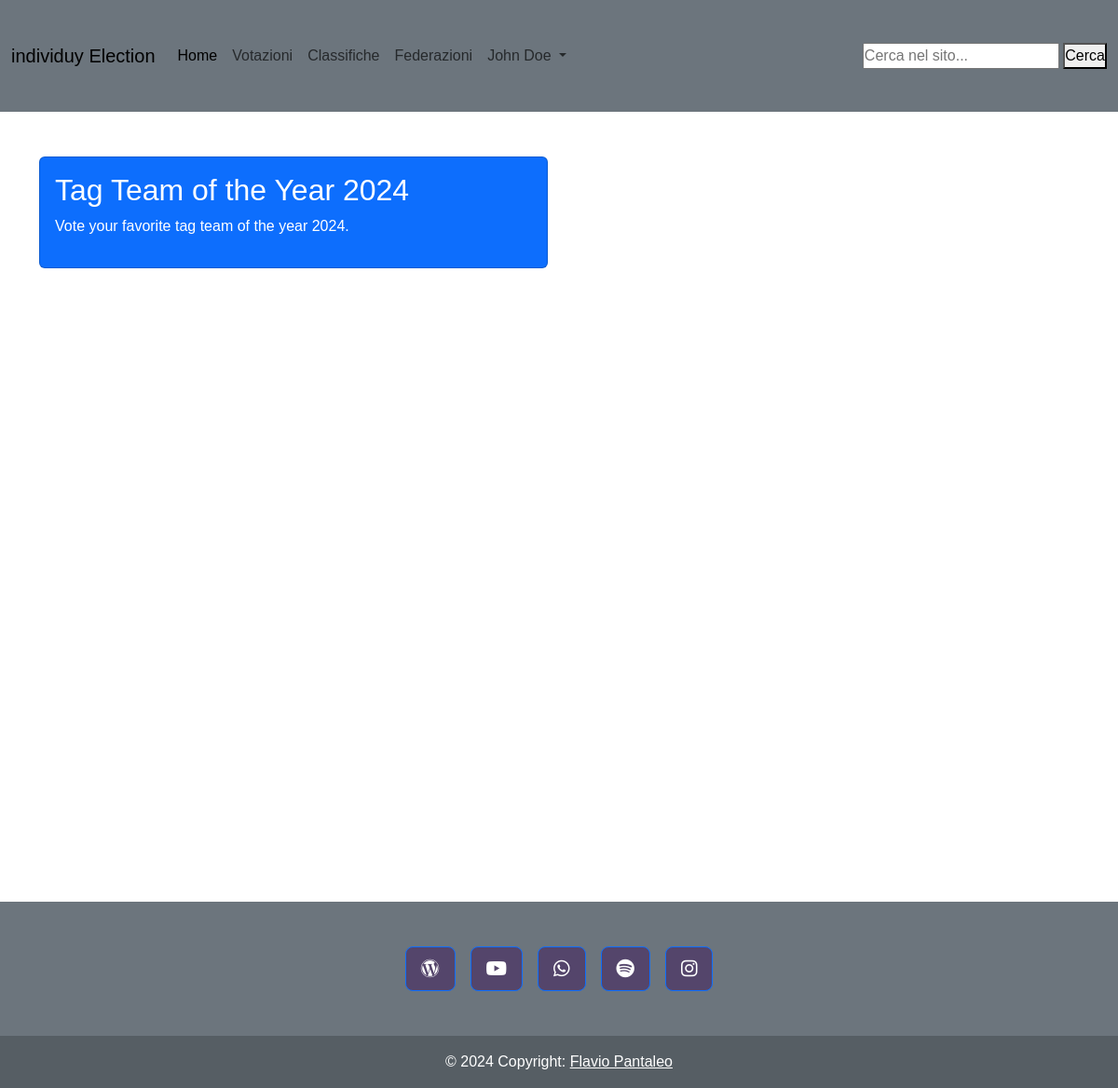
/index.php?page=votazione_dettaglio_tag_team (signed in), run on the app's committed database.
### tables this page shows
CREATE TABLE `users` (
  `id_user` int(11) NOT NULL,
  `fullname` varchar(200) DEFAULT NULL,
  `email` varchar(200) DEFAULT NULL,
  `username` varchar(200) DEFAULT NULL,
  `image_path` varchar(200) DEFAULT NULL,
  `password` varchar(200) DEFAULT NULL,
  `created_at` timestamp NOT NULL DEFAULT current_timestamp(),
  `role` varchar(50) DEFAULT 'user',
  `reset_token` varchar(255) DEFAULT NULL,
  `token_expiry` datetime DEFAULT NULL
);

CREATE TABLE `list_ranking` (
  `id_ranking` int(11) NOT NULL,
  `ranking_name` varchar(200) DEFAULT NULL,
  `description` text DEFAULT NULL,
  `ranking` varchar(255) NOT NULL,
  `status` int(3) DEFAULT NULL,
  `category_id` int(11) DEFAULT NULL,
  `include_inactive` tinyint(1) DEFAULT 0
);

### app/Controllers/UserController.php (called while the page is built, shortened)
<?php
class UserController {
    private $userDAO;
    public function __construct() {
        $this->userDAO = new UserDAO();
    }
    public function getSingleUser($id) {
        return $this->userDAO->getSingleUser($id);
    }
}

### app/Core/DB.php (called while the page is built, shortened)
<?php
class DB {
    protected function connect (){
        try {
            $localHost = $_ENV['DB_HOST'];
            $dbname = $_ENV['DB_NAME'];
            $user = $_ENV['DB_USER'];
            $pass = $_ENV['DB_PASS'];
            $conn = new PDO("mysql:host=".$localHost.";dbname=".$dbname.";",$user, $pass);
            return $conn;
        } catch (PDOException $e) {
            echo $e->getMessage() . "<br> Database Connection Error";
            die();
        }
    }
}
?>

### app/DAO/UserDao.php (called while the page is built, shortened)
<?php
class UserDAO extends DB {
    public function getSingleUser($id) {
        try {
            $stmt = $this->connect()->prepare("SELECT * FROM users WHERE id_user = ?");
            $stmt->execute([$id]);
            $userDB = $stmt->fetch(PDO::FETCH_ASSOC);
            if ($userDB) {
                return new User($userDB['id_user'], $userDB['fullname'], $userDB['email'], $userDB['username'], $userDB['image_path'], $userDB['role']);
            }
            return null;
        } catch (PDOException $e) {
            error_log("PDOException in getSingleUser: " . $e->getMessage());
            return null;
        }
    }
}

### app/Models/User.php (called while the page is built, shortened)
<?php
class User {
    public function __construct($id, $fullname, $email, $username, $user_pic, $role) {
        $this->fullname = $fullname;
    }
}
?>

### app/Controllers/RankingController.php (called while the page is built, shortened)
<?php
class RankingController {
    private $rankingDAO;
    public function __construct() {
        $this->rankingDAO = new RankingDAO();
    }
    public function getRankingPerCategory($category) {
        return $this->rankingDAO->getRankingPerCategory($category);
    }
}

### app/DAO/RankingDAO.php (called while the page is built, shortened)
<?php
class RankingDAO extends DB {
    public function getRankingPerCategory($category) {
        try {
            $stmt = $this->connect()->prepare("SELECT id_ranking, ranking_name, description, ranking, status, category_id, include_inactive FROM list_ranking WHERE ranking = ?");
            $stmt->execute([$category]);
            $rankings = [];
            while ($row = $stmt->fetch(PDO::FETCH_ASSOC)) {
                $rankings[] = new Ranking(
                    $row['id_ranking'],
                    $row['ranking_name'],
                    $row['description'],
                    $row['ranking'],
                    $row['status'],
                    $row['category_id'],
                    $row['include_inactive']
                );
            }
            return $rankings;
        } catch (PDOException $e) {
            error_log("PDOException in getRankingPerCategory: " . $e->getMessage());
            return [];
        }
    }
}

### app/Models/Ranking.php (called while the page is built, shortened)
<?php
class Ranking {
    public function __construct($id, $name, $description, $rankingType, $status, $categoryId, $includeInactive) {
        $this->id = $id;
        $this->name = $name;
        $this->description = $description;
        $this->categoryId = $categoryId;
    }
}
?>

### resources/Views/votazioni/tag_team/votazione_dettaglio_tag_team.php (the view)
<?php
$rankingTagTeam = $rankingController->getRankingPerCategory('tag team');
?>
<main class="container">
    <div class="row my-5">
    <?php if (!empty($rankingTagTeam)): ?>
        <?php foreach($rankingTagTeam as $ranking) : ?>
            <div class="col-md-6 mb-4">
                <a href="index.php?page=lista_tag_team&id_ranking=<?php echo $ranking->id; ?>&id_cat=<?php echo $ranking->categoryId; ?>">
                    <div class="card bg-primary text-white">
                        <div class="card-body">
                            <h2><?= htmlspecialchars($ranking->name); ?></h2>
                            <p><?= htmlspecialchars($ranking->description); ?></p>
                        </div>
                    </div>
                </a>
            </div>
        <?php endforeach; ?>
    <?php else: ?>
        <div class="col-12">
            <p>Nessun ranking trovato per la categoria specificata.</p>
        </div>
    <?php endif; ?>
    </div>
</main>

### includes/header.php (shortened to what this page needs)
<?php
if (isset($_SESSION['userId'])) {
    $userId = $_SESSION['userId'];
    $singleUser = $userController->getSingleUser($userId);
}
?>
<!DOCTYPE html>
<html lang="it">
<head>
    <link rel="stylesheet" href="<?php echo ROOT; ?>/node_modules/@fortawesome/fontawesome-free/css/all.min.css">
    <link rel="stylesheet" href="<?php echo ROOT; ?>/node_modules/bootstrap/">
    <link rel="stylesheet" href="<?php echo ROOT; ?>/assets/public/css/styles.css">
</head>
<body>
<header class="">
    <nav class="navbar navbar-expand-lg navbar-light bg-secondary">
        <div class="container-fluid">
            <a class="navbar-brand" href="index.php?page=home">individuy Election</a>
            <div class="collapse navbar-collapse" id="navbarSupportedContent">
            <ul class="navbar-nav me-auto mb-2 mb-lg-0">
                <li class="nav-item">
                <a class="nav-link active" aria-current="page" href="index.php?page=home">Home</a>
                </li>
                <li class="nav-item">
                    <a class="nav-link" href="index.php?page=lists">Votazioni</a>
                </li>
                <li class="nav-item">
                    <a class="nav-link" href="index.php?page=indice_classifiche">Classifiche</a>
                </li>
                <li class="nav-item">
                    <a class="nav-link" href="index.php?page=federation_list">Federazioni</a>
                </li>
                <li class="nav-item dropdown">
                    <a class="nav-link dropdown-toggle" href="#" id="navbarDropdown" role="button" data-bs-toggle="dropdown" aria-expanded="false">
                        <?= isset($_SESSION['fullname']) ? $singleUser->fullname : 'Utente' ?>
                    </a>
                </li>
            </ul>
            <form action="index.php?page=search" method="get">
                <input type="text" name="query" placeholder="Cerca nel sito..." required>
                <button type="submit">Cerca</button>
            </form>
            </div>
        </div>
    </nav>
</header>

### data on the page
users: fullname "John Doe"
list_ranking: ranking_name "Tag Team of the Year 2024", description "Vote your favorite tag team of the year 2024."
